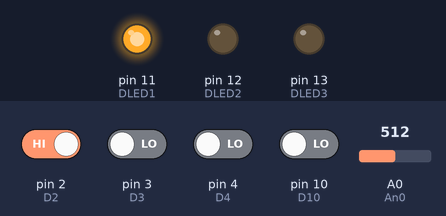
A sketch run on a simulated Arduino Uno, built with avr-gcc and run on an emulated ATmega328P. Parts: output pins drawn as LEDs (lit = HIGH). Dashed ring = blinking. The inputs (shaded band) are chosen by the test bench; at power-on: pin 2 (D2) HIGH, pin 3 (D3), pin 4 (D4), pin 10 (D10) LOW, A0 (An0) = 512. What the sketch prints to the serial monitor is not drawn.

Above: at 1.2 s.
1.3 s: pin 10 (D10) driven HIGH
At 1.9 s:
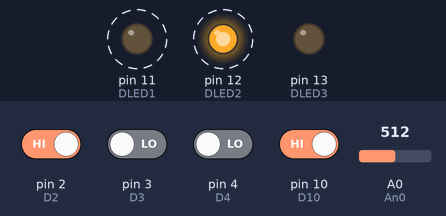
13.3 s: pin 10 (D10) driven LOW
At 14.2 s:
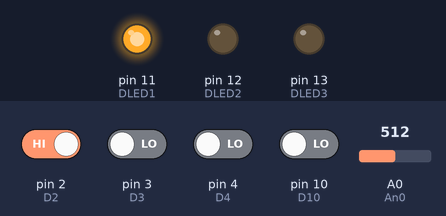
15.2 s: pin 2 (D2) driven HIGH and pin 3 (D3) driven HIGH and pin 10 (D10) driven HIGH
At 16.1 s:
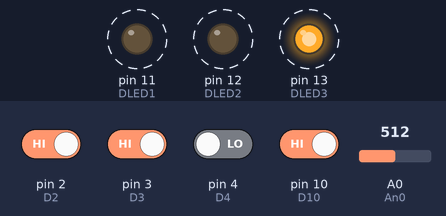
Timing chart, 0 to 19.2 s (numbered marks = the images above; inputs shaded):
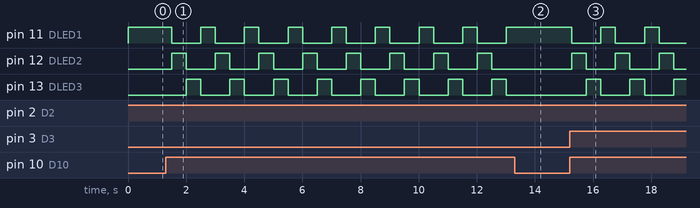

The sketch:

my_midi.ino
```cpp
//----------------------------------------------------
//     Home made MIDI Controler, with Arduino UNO
//Béranger Quintana

//8 Control Change Buttons
//6 Slide Potentiometers

//3 MODES => 24 CC instructions and 18 Slides Pot actions


// MIDI (cccc = canal):

// |================MESSAGE================|=======DATA1=======|========DATA2========|
// | 2500 cccc = note off => 128(10)       | 0xxx xxxx:  note  | 0xxx xxxx: velocity |
// | 2501 cccc = note on => 129(10)        | 0xxx xxxx:  note  | 0xxx xxxx: velocity |
// | 1110 cccc = pitch bend => 224(10)     | 0000 0000:  code  | 0xxx xxxx: speed    |
// | 1011 cccc = control change => 176(10) | 0xxx xxxx: number | 0xxx xxxx: value    |
// -----------------------------------------------------------------------------------


//IMPORTANT : DO NOT START YOUR CC COMMUNICATION ON CC0 BECAUSE THE TX PIN FROM THE ARDUINO WILL INTERFERE


// DIGITAL PINS

int D0 = 0; // WE CANNOT USE THE DIGITAL PIN 0 FOR THIS PROJECT BECAUSE WE ARE USING SERIAL COMMUNICATION (e.g. Serial Begin)
int D1 = 1; // WE CANNOT USE THE DIGITAL PIN 1 FOR THIS PROJECT BECAUSE WE ARE USING SERIAL COMMUNICATION (e.g. Serial Begin)
int D2 = 2;
int D3 = 3;
int D4 = 4;
int D5 = 5;
int D6 = 6;
int D7 = 7;
int D8 = 8;
int D9 = 9;
int D10 = 10;
int DLED1 = 11; //PROGRAMME 1
int DLED2 = 12; //PROGRAMME 2
int DLED3 = 13; //PROGRAMME 3

// ANALOG PINS

int An0 = 0;
float An0_Val = 0;
int An1 = 1;
int An1_Val = 0;
int An2 = 2;
int An2_Val = 0;
int An3 = 3;
int An3_Val = 0;
int An4 = 4;
int An4_Val = 0;
int An5 = 5;
int An5_Val = 0;

int mode = 0;

//***************************************************
//                       INIT
//***************************************************
void setup()
{
  for (int i=0; i<11 ; i++)
  {
    pinMode(i,INPUT); //Initialization of all DigitalPins
  }
  for (int j=11; j<14 ; j++)
  {
    pinMode(j,OUTPUT);
  }
  Serial.begin(31250); //31250 FOR MIDI TRANSMITTING AND 9600 FOR SERIAL TESTS
  digitalWrite(DLED1,HIGH);
}

//***************************************************
//                   Main Program
//***************************************************

void loop()
{
  MANAGE_MODE();
  MANAGE_DIGITALS();
  MANAGE_ANALOGS();
}


//FUNCTION : MIDI_TX : Send MIDI message to serial port.

void MIDI_TX(unsigned char MESSAGE, unsigned char DONNEE1, unsigned char DONNEE2)
{
 Serial.write(MESSAGE);
 Serial.write(DONNEE1);
 Serial.write(DONNEE2);
}

//FUNCTION : MANAGE_DIGITALS : Manage behaviour of digital Low edge
void MANAGE_DIGITALS()
{

  if (digitalRead(D2)== LOW)
  {
    MIDI_TX(176,70+8*mode,127);
    delay(250);
  }
  else if (digitalRead(D3)== LOW)
  {
    MIDI_TX(176,71+8*mode,127);
    delay(250);
  }
  else if (digitalRead(D4)== LOW)
  {
    MIDI_TX(176,72+8*mode,127);
    delay(250);
  }
  else if (digitalRead(D5)== LOW)
  {
    MIDI_TX(176,73+8*mode,127);
    delay(250);
  }
  else if (digitalRead(D6)== LOW)
  {
    MIDI_TX(176,74+8*mode,127);
    delay(250);
  }
  else if (digitalRead(D7)== LOW)
  {
    MIDI_TX(176,75+8*mode,127);
    delay(250);
  }
  else if (digitalRead(D8)== LOW)
  {
    MIDI_TX(176,76+8*mode,127);
    delay(250);
  }
  else if (digitalRead(D9)== LOW)
  {
    MIDI_TX(176,77+8*mode,127);
    delay(250);
  }
}
void MANAGE_MODE()
{
  if (digitalRead(D10)==HIGH)
  {
    if (mode==0)
    {
      digitalWrite(DLED1,LOW);
      digitalWrite(DLED2,HIGH);
      delay(250);
    }
    if (mode==1)
    {
      digitalWrite(DLED2,LOW);
      digitalWrite(DLED3,HIGH);
      delay(250);
    }
    else if (mode==2)
    {
      digitalWrite(DLED3,LOW);
      digitalWrite(DLED1, HIGH);
      delay(250);
    }
    mode++;
    mode=mode%3;
  }
}
int temp0=0;
int switch0=0;
int temp1=0;
int switch1=0;
int temp2=0;
int switch2=0;
int temp3=0;
int switch3=0;
int temp4=0;
int switch4=0;
int temp5=0;
int switch5=0;

void MANAGE_ANALOGS()
{
  //ANALOG0
  if (!(An0_Val-6*7<analogRead(An0)) || !(analogRead(An0)<An0_Val +6*7) && (switch0==0))
  {
    switch0=1;
    An0_Val=analogRead(An0);
    temp0=int((An0_Val*127)/1023);
    MIDI_TX(176,100+6*mode,temp0);
  }
  else if (!(An0_Val-6*7<analogRead(An0)) || !(analogRead(An0)<An0_Val +6*7) && (switch0==1))
  {
    if ((!(An0_Val-8<analogRead(An0)) || !(analogRead(An0)<An0_Val+8)))
    {
        switch0=0;
    }
    else
    {
        An0_Val=analogRead(An0);
        temp0=int((An0_Val*127)/1023);
        MIDI_TX(176,100+6*mode,temp0);
    }
  }
  /*
  //ANALOG1
  if ((!(An1_Val-6*7<analogRead(An1)) || !(analogRead(An1)<An1_Val +6*7)) && (switch1==0))
  {
    switch1=1;
    An1_Val=analogRead(An1);
    temp1=int((An1_Val*127)/1023);
    MIDI_TX(176,101+6*mode,temp1);
  }
  else if ((!(An1_Val-6*7<analogRead(An1)) || !(analogRead(An1)<An1_Val +6*7)) && (switch1==1))
  {
    if ((!(An1_Val-8<analogRead(An1)) || !(analogRead(An1)<An1_Val+8)))
    {
        switch1=0;
    }
    else
    {
        An1_Val=analogRead(An1);
        temp1=int((An1_Val*127)/1023);
        MIDI_TX(176,101+6*mode,temp1);
    }
  }

  //ANALOG2
  if ((!(An2_Val-6*7<analogRead(An2)) || !(analogRead(An2)<An2_Val +6*7)) && (switch2==0))
  {
    switch2=1;
    An2_Val=analogRead(An2);
    temp2=int((An2_Val*127)/1023);
    MIDI_TX(176,102+6*mode,temp2);
  }
  else if ((!(An2_Val-6*7<analogRead(An2)) || !(analogRead(An2)<An2_Val +6*7)) && (switch2==1))
  {
    if ((!(An2_Val-8<analogRead(An2)) || !(analogRead(An2)<An2_Val+8)))
    {
        switch2=0;
    }
    else
    {
        An2_Val=analogRead(An2);
        temp2=int((An2_Val*127)/1023);
        MIDI_TX(176,102+6*mode,temp2);
    }
  }

  //ANALOG3
  if ((!(An3_Val-6*7<analogRead(An3)) || !(analogRead(An3)<An3_Val +6*7)) && (switch3==0))
  {
    switch3=1;
    An3_Val=analogRead(An3);
    temp3=int((An3_Val*127)/1023);
    MIDI_TX(176,103+6*mode,temp3);
  }
  else if ((!(An3_Val-6*7<analogRead(An3)) || !(analogRead(An3)<An3_Val +6*7)) && (switch3==1))
  {
    if ((!(An3_Val-8<analogRead(An3)) || !(analogRead(An3)<An3_Val+8)))
    {
        switch3=0;
    }
    else
    {
        An3_Val=analogRead(An3);
        temp3=int((An3_Val*127)/1023);
        MIDI_TX(176,103+6*mode,temp3);
    }
  }

  //ANALOG4
  if ((!(An4_Val-6*7<analogRead(An4)) || !(analogRead(An4)<An4_Val +6*7)) && (switch4==0))
  {
    switch4=1;
    An4_Val=analogRead(An4);
    temp4=int((An4_Val*127)/1023);
    MIDI_TX(176,104+6*mode,temp4);
  }
  else if ((!(An4_Val-6*7<analogRead(An4)) || !(analogRead(An4)<An4_Val +6*7)) && (switch4==1))
  {
    if ((!(An4_Val-8<analogRead(An4)) || !(analogRead(An4)<An4_Val+8)))
    {
        switch4=0;
    }
    else
    {
        An4_Val=analogRead(An4);
        temp4=int((An4_Val*127)/1023);
        MIDI_TX(176,104+6*mode,temp4);
    }
  }

  //ANALOG5
  if ((!(An5_Val-6*7<analogRead(An5)) || !(analogRead(An5)<An5_Val +6*7)) && (switch5==0))
  {
    switch5=1;
    An5_Val=analogRead(An5);
    temp5=int((An5_Val*127)/1023);
    MIDI_TX(176,105+6*mode,temp5);
  }
  else if ((!(An5_Val-6*7<analogRead(An5)) || !(analogRead(An5)<An5_Val +6*7)) && (switch5==1))
  {
    if ((!(An5_Val-8<analogRead(An5)) || !(analogRead(An5)<An5_Val+8)))
    {
        switch5=0;
    }
    else
    {
        An5_Val=analogRead(An5);
        temp5=int((An5_Val*127)/1023);
        MIDI_TX(176,105+6*mode,temp5);
    }
  }*/
}
```

Measured:
- after the input at 1.3 s, pin 11 (DLED1), pin 12 (DLED2): alternates HIGH for 0.50 s and LOW for 1.0 s, starting after 0.20 s; pin 13 (DLED3): alternates HIGH for 0.50 s and LOW for 1.0 s, starting after 0.70 s
- after the input at 13.3 s, pin 11 (DLED1): stays HIGH (without the input it goes to LOW after 0.22 s); pin 12 (DLED2): stays LOW (without the input it goes to HIGH after 0.22 s); pin 13 (DLED3): stays LOW (without the input it goes to HIGH after 0.72 s)
- after the input at 15.2 s, pin 11 (DLED1), pin 12 (DLED2): alternates HIGH for 0.50 s and LOW for 1.0 s, starting after 0.07 s; pin 13 (DLED3): alternates HIGH for 0.50 s and LOW for 1.0 s, starting after 0.57 s
